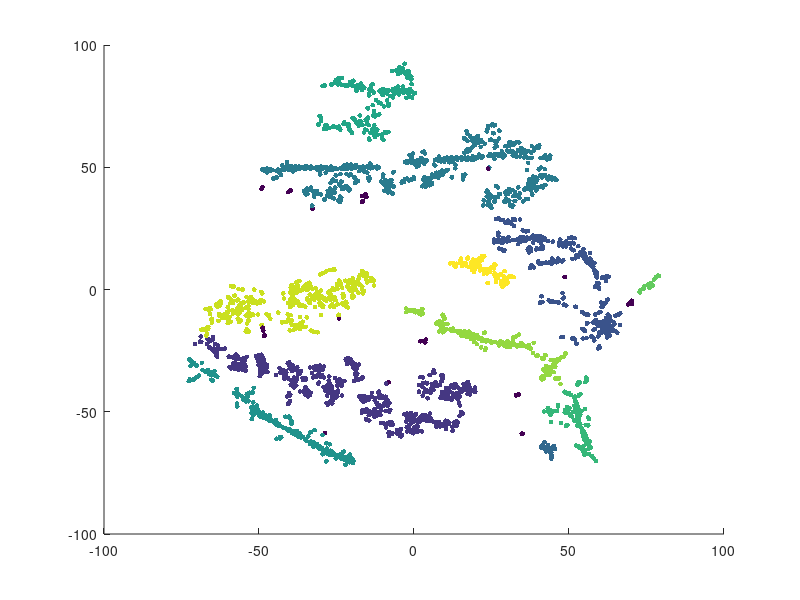

Write MATLAB code to recreate this figure.




figure('Position',[100 100 400 400])
load('m250916_allcellsmatrics250909d03.mat')
scatter(mappedX(:,1), mappedX(:,2), 12, labels,'filled');
hold on
for i=1:max(labels)
    temp=find(labels==i);
    temp=mean(mappedX(temp,:));
    %text(temp(1),temp(2),num2str(i))
end
